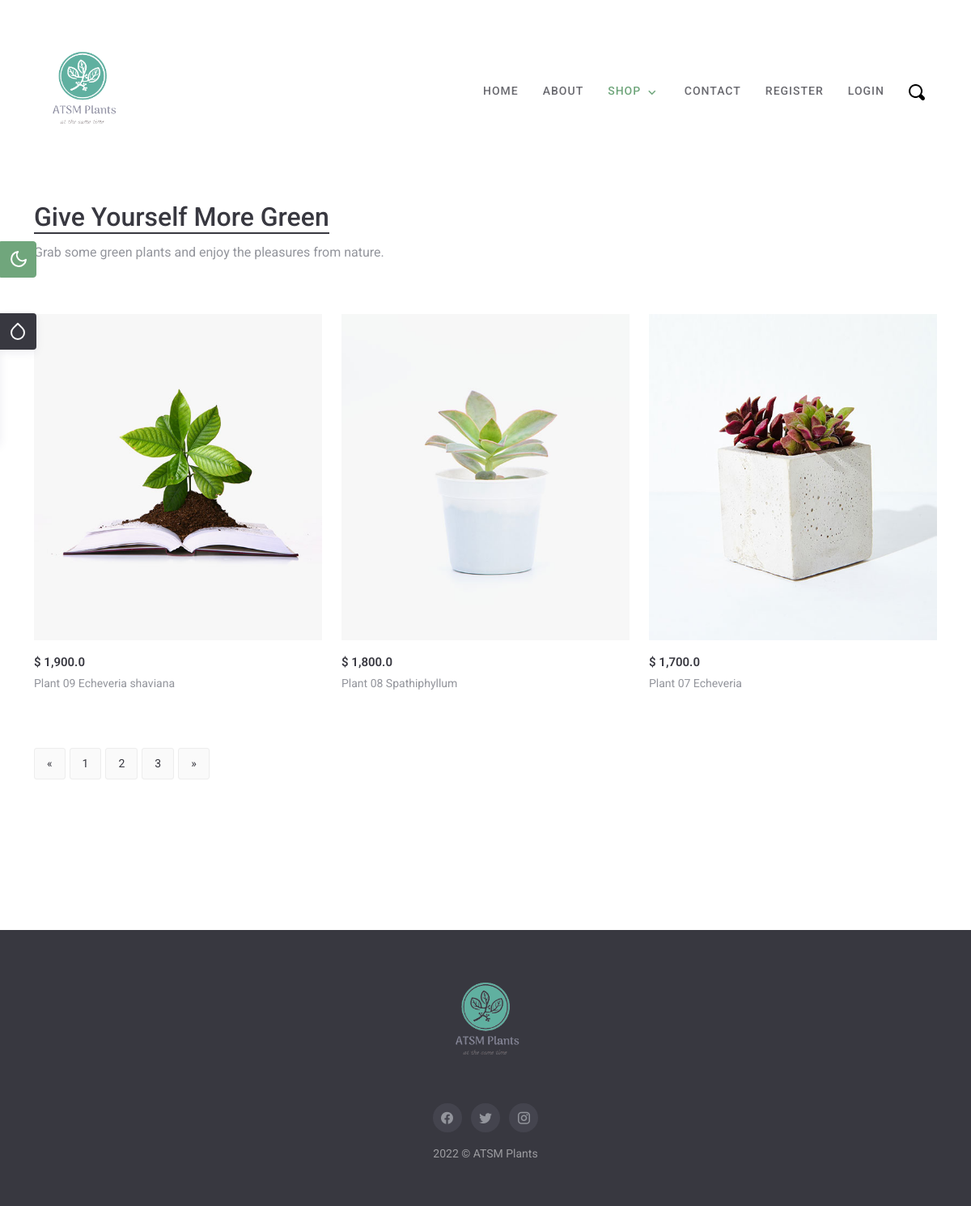
The app's page /shop/ with its own data.
### shop/models.py (models this page shows, shortened)
class Product(models.Model):
    name = models.CharField(max_length=200)
    description = models.TextField(blank=True)
    price = models.FloatField(default=0)
    size = models.CharField(max_length=20, blank=True)
    light = models.CharField(max_length=20, blank=True)
    care = models.CharField(max_length=20, blank=True)
    photo_main = models.ImageField(upload_to='photos/%Y/%m/%d')
    photo_1 = models.ImageField(upload_to='photos/%Y/%m/%d', blank=True)
    photo_2 = models.ImageField(upload_to='photos/%Y/%m/%d', blank=True)
    list_date = models.DateTimeField(default=datetime.now, blank=True)

### shop/views.py (the view)
# urls.py: path('', views.shop, name="products"),
def shop(request):
    products = Product.objects.order_by('-list_date')
    paginator = Paginator(products, 3)
    page = request.GET.get('page')
    paged_listings = paginator.get_page(page)
    context = {
        'products': paged_listings
    }
    return render(request, 'shop/products.html', context)

### templates/shop/products.html (shortened to what this page needs)
{% extends 'partials/base.html' %} {% load static %} {% block content %}
{% load humanize %}
<section>
  <div class="container">
    <div class="row">
      <div class="col-lg-9">
        <div class="page-title">
          <h2 class="text-dark fw-light lh-base mt-5">
            <span class="fw-medium title">Give Yourself More Green</span>
          </h2>
          <p class="fs-16 text-muted mb-0">
            Grab some green plants and enjoy the pleasures from nature.
          </p>
        </div>
      </div>
    </div>
  </div>
</section>
<section class="sm-section">
      <div class="container" class="col-md-9">
        <div class="row">
          <div class = "container" class="col-md-9">
            <div class="row">
              {% if products %} {% for product in products %}
              <div class="col-lg-4 col-md-6">
                <div class="product-item mt-4">
                  <div class="product-img rounded position-relative">
                    <img
                      class="img-fluid"
                      src="{{ product.photo_main.url }}"
                      alt=""
                    />
                  </div>
                  <div class="pro-content my-3">
                    <div class="d-flex align-items-center">
                      <ins
                        class="pe-2 fs-15 fw-semibold text-decoration-none text-dark"
                        >$ {{ product.price|intcomma }}</ins
                      >
                    </div>
                    <a href="{% url 'product' product.id %}">
                      <p class="text-muted fw-normal lh-base my-1">
                        {{ product.name }}
                      </p>
                    </a>
                  </div>
                </div>
              </div>
              {% endfor %}
              {% else %}
              <div class="col-md-9">
                <p>No product found</p>
              </div>
              {% endif %}
            </div>
          </div>
        <div class="row">
            <div class="col-lg-12 mt-5">
              <nav aria-label="Page navigation example">
                {% if products.has_other_pages %}
                <ul class="pagination">
                  {% if products.has_previous %}
                  <li class="page-item">
                    <a
                      class="page-link"
                      href="?page={{products.previous_page_number}}"
                      aria-label="Previous"
                    >
                      <span aria-hidden="true">&laquo;</span>
                    </a>
                  </li>
                  {% else %}
                  <li class="page-item disabled">
                    <a class="page-link">&laquo;</a>
                  </li>
                  {% endif %}
                  {% for i in products.paginator.page_range %}
                  {% if products.number == i %}
                  <li class="page-item active">
                    <a class="page-link">{{i}}</a>
                  </li>
                  {% else %}
                  <li class="page-item">
                    <a href="?page={{i}}" class="page-link">{{i}}</a>
                  </li>
                  {% endif %} {% endfor %} {% if products.has_next %}
                  <li class="page-item">
                    <a
                      href="?page={{products.next_page_number}}"
                      class="page-link"
                      >&raquo;</a
                    >
                  </li>
                  {% else %}
                  <li class="page-item disabled">
                    <a class="page-link">&raquo;</a>
                  </li>
                  {% endif %}
                </ul>
                {% endif %}
          </div>
        </div>
      </div>
    </div>
</section>
<section class="client-section sm-section">
</section>
{% endblock content %}

### templates/partials/base.html (shortened to what this page needs)
{% load static %}
<!DOCTYPE html>
<html lang="en">
  <head>
    <link
      rel="stylesheet"
      href="{% static 'css/bootstrap.min.css' %}"
      type="text/css"
    />
    <link
      rel="stylesheet"
      type="text/css"
      href="{% static 'css/materialdesignicons.min.css' %}"
    />
    <link
      rel="stylesheet"
      type="text/css"
      href="{% static 'css/pe-icon-7-stroke.css' %}"
    />
    <link
      rel="stylesheet"
      id="app-css"
      type="text/css"
      href="{% static 'css/style.css' %}"
    />
    <link
      href="{% static 'css/colors/amber.css' %}"
      rel="stylesheet"
      type="text/css"
      id="color-opt"
    />
  </head>
  <body data-bs-target=".navbar" data-bs-offset="110">
    <a
      href="javascript: void(0);"
      id="mode"
      data-class="light"
      class="text-white rounded-end mode-btn"
      onclick="changeMode(event)"
    >
      <i class="mode-dark mx-auto" data-feather="moon"></i>
    </a>
    {% block navbar %} {% include "partials/navbar.html" %}
    {% endblock navbar %}
    {% block sidebar %} {% include "partials/sidebar.html" %}
    {% endblock sidebar %}
    {% block content %}{% endblock content %}
    {% block footer %} {% include "partials/footer.html" %}
    {% endblock footer %}
  </body>
</html>

### templates/partials/navbar.html (shortened to what this page needs)
{% load static %} {% block navbar %}
<nav class="navbar navbar-expand-lg fixed-top sticky mx-auto" id="navbar">
  <div class="container">
    <a href="{% url 'home' %}" class="navbar-brand me-4">
      <img
        src="{% static 'images/logo-dark.png'%}"
        class="logo-dark"
        alt=""
        height="120"
      />
    </a>
    <div class="collapse navbar-collapse" id="navbar-collapse-1">
      <ul class="nav navbar-nav ms-auto">
        <li class="nav-item">
          <a class="nav-link sub-menu-item" href="{% url 'home' %}">Home</a>
        </li>
        <li class="nav-item">
          <a class="nav-link sub-menu-item" href="{% url 'about' %}">About</a>
        </li>
        <li class="nav-item dropdown parent-menu-item">
          <a
            class="nav-link menu-item dropdown-toggle"
            data-bs-toggle="dropdown"
            href="javascript:void(0)"
            role="button"
            aria-expanded="false"
            >Shop</a
          >
        </li>
        <li class="nav-item">
          <a class="nav-link sub-menu-item" href="{% url 'contact' %}"
            >Contact</a
          >
        </li>
        {% if user.is_authenticated %}
        <li
        {% if 'dashboard' in request.path %}
        class="nav-item active mr-3"
        {% else %}
        class="nav-item mr-3"
        {% endif %} >
          <a class="nav-link" href="{% url 'dashboard' %}">welcome {{ user.username }}</a
          >
        </li>
        <li class="nav-item mr-3">
          <a href="javascript:{document.getElementById('logout').submit()}" class="nav-link">
            <i class="fas fa-sign-in-alt"></i>logout
          </a>
            <form action="{% url 'logout' %}" method="POST" id="logout">
              {% csrf_token %}
              <input type="hidden">
            </form>
        </li>
        {% else %}
        <li
        {% if 'register' in request.path %}
        class="nav-item active mr-3"
        {% else %}
        class="nav-item mr-3"
        {% endif %}>
           <a class="nav-link sub-menu-item" href="{% url 'register' %}">
             Register</a>
        </li>
        <li {% if 'login' in request.path %}
        class="nav-item active mr-3"
        {% else %}
        class="nav-item mr-3"
        {% endif %}>
            <a class="nav-link sub-menu-item" href="{% url 'login' %}">
              Login</a>
            </li>
            {% endif %}
        <li class="nav-item">
          <a class="nav-link sub-menu-item" href="{% url 'search' %}"
            ><img
            src="{% static 'images/magnifying-glass.png'%}" height="20px"></a>
        </li>
      </ul>
    </div>
  </div>
</nav>
{% endblock navbar %}

### templates/partials/sidebar.html (shortened to what this page needs)
{% load static %}
{% block sidebar %}
    <div id="style-switcher" onclick="toggleSwitcher()">
        <div class="bottom">
            <a href="javascript: void(0);" class="settings rounded-end text-light"><i data-feather="droplet"></i></a>
        </div>
    </div>
{% endblock sidebar %}

### templates/partials/footer.html (shortened to what this page needs)
{% load static %} {% block footer %}
<footer class="footer">
  <div class="container">
    <div class="row">
      <div class="col-lg-12">
        <div class="text-center">
          <a href="{% url 'home' %}" class="footer-logo d-inline-block py-4">
            <img
              src="{% static 'images/logo-light.png'%}"
              class="mx-auto logo-dark"
              alt=""
              height="120"
            />
          </a>
          <ul class="list-inline social-circle mt-3">
            <li class="list-inline-item">
              <a href="https://www.facebook.com">
                <i class="mdi mdi-facebook"></i>
              </a>
            </li>
            <li class="list-inline-item">
              <a href="https://www.twitter.com">
                <i class="mdi mdi-twitter"></i>
              </a>
            </li>
            <li class="list-inline-item">
              <a href="https://www.instagram.com">
                <i class="mdi mdi-instagram"></i>
              </a>
            </li>
          </ul>
          <div class="text-white-50 pb-4">
            &copy; ATSM Plants
          </div>
        </div>
      </div>
    </div>
  </div>
</footer>
{% endblock footer %}

### static/css/style.css (style rules this page uses)
body { background-color: #ffffff; font-family: "Roboto", sans-serif; overflow-x: hidden; padding: 30px 0; max-width: 1300px; margin: 0 auto; font-size: 14px; box-shadow: 0px 4px 10px 0px rgba(69, 61, 80, 0.08); }
html { background-color: #edeeef; }
a, a:hover { text-decoration: none !important; outline: none !important; }
h1, h2, h3, h4, h5, h6 { color: #383840; font-family: "Roboto", sans-serif; font-weight: 600; }
.row > * { position: relative; }
@media (min-width: 1200px) { .container { max-width: 1140px; } }
.text-dark { color: #383840 !important; }
.text-light { color: #fafafa !important; }
.text-muted { color: #93959c !important; }
.fs-15 { font-size: 15px; }
.fs-16 { font-size: 16px; }
.fw-medium { font-weight: 500 !important; }
.fw-semibold { font-weight: 600 !important; }
.sm-section { padding: 40px 0px; }
.title { border-bottom: 2px solid #383840 !important; }
.mode-btn { position: fixed; color: #ffffff; width: 45px; height: 45px; top: 20%; left: 0px; z-index: 9999; padding: 9px; background-color: #619c6e; border: 1px solid #619c6e; }
#mode .mode-dark { display: block; }
.navbar { padding: 18px 0px; margin-bottom: 0px; width: 100%; z-index: 1000; transition: all 0.3s ease-in-out; position: relative; }
.navbar .navbar-nav .nav-item .nav-link { font-size: 14px; font-weight: 500; padding: 10px 15px; color: rgba(56, 56, 64, 0.75); letter-spacing: 1px; text-transform: uppercase; line-height: 40px; }
.navbar .navbar-nav .nav-item .nav-link.dropdown-toggle::after { content: "\F0140" !important; font-family: "Material Design Icons" !important; color: rgba(56, 56, 64, 0.75); font-size: 18px; border: none; vertical-align: middle; }
.navbar .navbar-nav .nav-item .nav-link:hover, .navbar .navbar-nav .nav-item .nav-link.active, .navbar .navbar-nav .nav-item .nav-link:focus, .navbar .navbar-nav .nav-item .nav-link:active { color: #70a67c; transition: all 0.3s; }
.navbar .navbar-nav .nav-item .nav-link:hover.dropdown-toggle::after, .navbar .navbar-nav .nav-item .nav-link.active.dropdown-toggle::after, .navbar .navbar-nav .nav-item .nav-link:focus.dropdown-toggle::after, .navbar .navbar-nav .nav-item .nav-link:active.dropdown-toggle::after { color: #70a67c; transition: all 0.3s; }
.navbar .navbar-brand .logo-dark { display: block; }
.pagination .page-item { display: inline-block; margin: 5px 6px 0 0; }
.pagination .page-item .page-link { border: 1px solid #ededed; border-radius: 3px; color: #383840; background-color: #fafafa; display: block; float: none; padding: 8px 15px; box-shadow: none !important; }
.footer { margin: 50px 0 -30px 0; padding: 30px 0; background-color: #383840; }
.footer .social-circle li a { height: 36px; width: 36px; color: #93959c; border-radius: 50%; font-size: 18px; display: inline-block; line-height: 36px; background-color: #44444e; transition: all 0.5s ease-in-out; }
#style-switcher { transition: all 0.4s; background: none repeat scroll 0 0 #fafafa; box-shadow: 0px 4px 12px rgba(31, 27, 81, 0.07); left: -189px; position: fixed; top: 26%; width: 189px; z-index: 9999; padding: 10px 5px; }
#style-switcher div { padding: 5px 10px; }
#style-switcher .bottom { background: none repeat scroll 0 0 #ffffff; color: #383840; padding: 0; }
#style-switcher .bottom a.settings { background: none repeat scroll 0 0 #383840; box-shadow: 0px 4px 12px rgba(31, 27, 81, 0.07); display: block; height: 45px; position: absolute; right: -45px; top: 0; width: 45px; padding: 10px; }

### records on screen
Product: photo_main (picture), price "1,900.0", name "Plant 09 Echeveria shaviana"
Product: photo_main (picture), price "1,800.0", name "Plant 08 Spathiphyllum"
Product: photo_main (picture), price "1,700.0", name "Plant 07 Echeveria"

### other values on screen
{{ i }} "1"
{{ i }} "2" "3"
